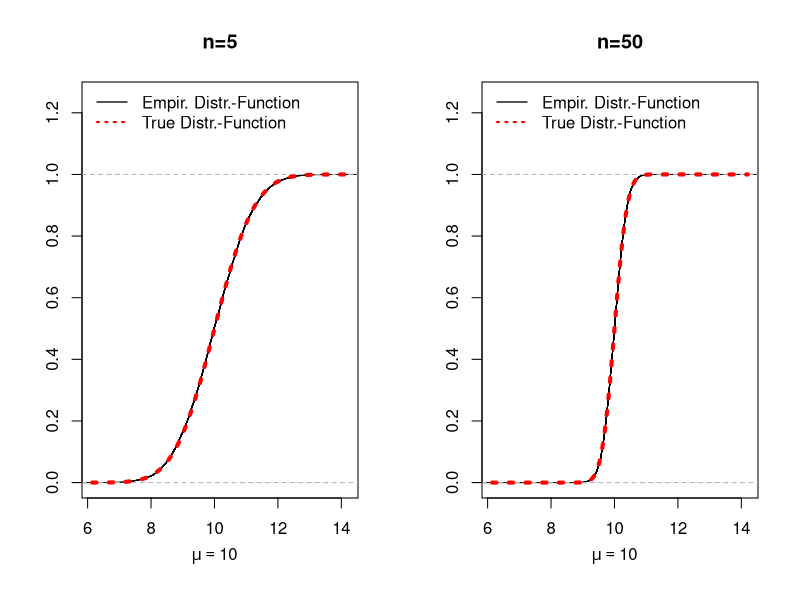
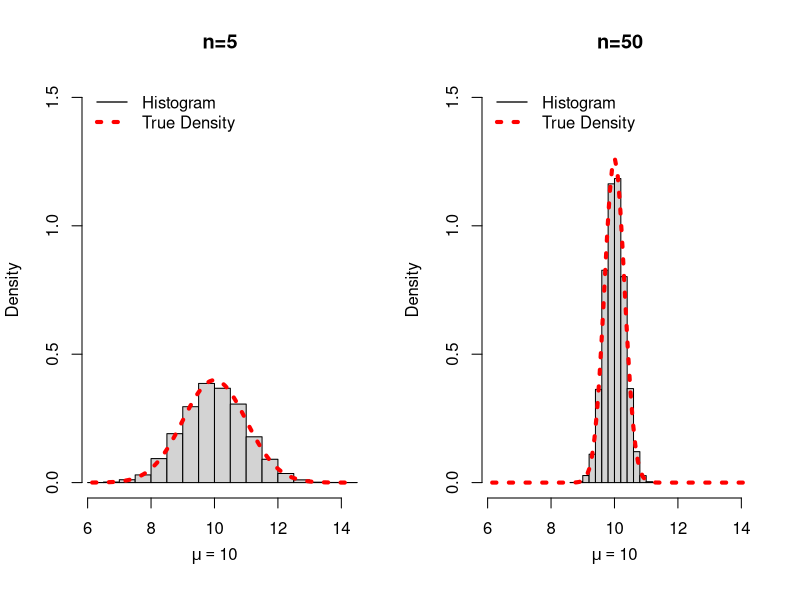

Generate these figures, in order, with R:
## ---- chunk 1
## Set seed for the random number generator to get reproducible results
set.seed(3)
## True parameter value ('theta' here 'mu')
mu            <- 10
## Number of Monte Carlo repetitions:
B             <- 10000
## Sequence of different sample sizes:
n_seq         <- c(5, 15, 50)

## Function that generates estimator realizations 
my_estimates_generator <- function(n){
  X_sample <- rnorm(n = n, mean = mu, sd = sqrt(5))
  ## compute the sample mean realization
  return(mean(X_sample))
}

estimates_mat <- cbind(
  replicate(B, my_estimates_generator(n = n_seq[1])),
  replicate(B, my_estimates_generator(n = n_seq[2])),
  replicate(B, my_estimates_generator(n = n_seq[3]))
)

## Bias of the sample mean for different sample sizes n
MC_Bias_n_seq <- apply(estimates_mat, 2, mean) - mu

## Variance of the sample mean for different sample sizes n
MC_Var_n_seq  <- apply(estimates_mat, 2, var)

## Mean squared error of the sample mean for different sample sizes n
MC_MSE_n_seq  <- apply(estimates_mat, 2, function(x){mean((x - mu)^2)})
## ---- chunk 2
#| label: tbl-mcbvmse
#| tbl-cap: Monte Carlo approximations for the true bias, true variance, and true mean squared error of sample mean.
suppressPackageStartupMessages(library("kableExtra"))
suppressPackageStartupMessages(library("tidyverse"))

MCResults <- tibble(
  "n"                  = n_seq,
  "Bias (MC-Sim) "     = round(MC_Bias_n_seq, 3),
  "Variance (MC-Sim)"  = round(MC_Var_n_seq,  2),
  "MSE (MC-Sim) "      = round(MC_MSE_n_seq,  2))
           
MCResults %>% kbl() %>%  kable_styling()
## ---- chunk 3
## True parameter value 
mu            <- 10
## Number of Monte Carlo repetitions:
B             <- 10000
## Sequence of different sample sizes:
n_seq         <- c(5, 50)


## #############################################
## 1st Coding-Possibility: Using a for() loop ##
## #############################################

## Set seed for the random number generator to get reproducible results
set.seed(3)

# Container for the generated estimates:
estimates_mat <- matrix(NA, nrow = B, ncol = length(n_seq))

for(j in 1:length(n_seq)){
  ## select the sample size
  n <- n_seq[j]
  for(b in 1:B){
    ## generate realization of the random sample 
    X_sample <- rnorm(n = n, mean = mu, sd = sqrt(5))
    ## compute the sample mean and safe it
    estimates_mat[b,j] <- mean(X_sample)
  }
}

## ############################################
## 2nd Coding-Possibility: Using replicate() ##
## ############################################

## Set seed for the random number generator to get reproducible results
set.seed(3)

## Function that generates estimator realizations 
my_estimates_generator <- function(n){
  X_sample <- rnorm(n = n, mean = mu, sd = sqrt(5))
  ## compute the sample mean realization
  return(mean(X_sample))
}

estimates_mat <- cbind(
  replicate(B, my_estimates_generator(n = n_seq[1])),
  replicate(B, my_estimates_generator(n = n_seq[2]))
)
## ---- chunk 4
#| label: fig-ecdf
#| fig-cap: "Empirical distribution functions $\\hat{F}_{X_{n},B}$ computed from the $(B=10000)$ simulated realizations $\\bar{X}_{n,1,obs},\\dots,\\bar{X}_{n,B,obs}$ and the theoretical distribution functions for $n=5,50.$ The empirical and the theoretical distribution functions match perfectly." 
library(scales)
par(mfrow=c(1,2))
plot(ecdf(estimates_mat[,1]), main="n=5", ylab="", xlab="", col = "black", xlim = range(estimates_mat[,1]), ylim=c(0,1.25))
mtext(expression(mu==10), side = 1, at = 10, line = 2.5)
curve(pnorm(x, mean=10, sd=sqrt(5/5)), add=TRUE, col="red", lty = 3, lwd=4)
legend("topleft", legend = c("Empir. Distr.-Function", "True Distr.-Function"), col = c("black", "red"), lty = c(1, 3), lwd = c(1.3, 2), bty = "n")
##      
plot(ecdf(estimates_mat[,2]), main="n=50", ylab="", xlab="", col = "black", xlim = range(estimates_mat[,1]), ylim=c(0,1.25))
mtext(expression(mu==10), side = 1, at = 10, line = 2.5)
curve(pnorm(x, mean=10, sd=sqrt(5/50)), add=TRUE, col="red", lty = 3, lwd=4)
legend("topleft", legend = c("Empir. Distr.-Function", "True Distr.-Function"), col = c("black", "red"), lty = c(1, 3), lwd = c(1.3, 2), bty = "n")
## ---- chunk 5
#| label: fig-histdensplots
#| fig-cap: "Histrograms of $(B=10000)$ simulated realizations $\\bar{X}_{n,1,obs},\\dots,\\bar{X}_{n,B,obs}$ and true density functions for $n=5,50.$ The empirical (simulation based) histrograms and the theoretical density functions match perfectly." 
library(scales)
par(mfrow=c(1,2))
hist(estimates_mat[,1], main="n=5", xlab="",  xlim = range(estimates_mat[,1]), prob = TRUE, ylim = c(0, 1.5))
mtext(expression(mu==10), side = 1, at = 10, line = 2.5)
curve(dnorm(x, mean=10, sd=sqrt(5/5)), add=TRUE, lty = 3, lwd=4, col="red")
legend("topleft", legend = c("Histogram","True Density"), 
      col = c("black", "red"), lty = c(1,3), lwd = c(1.3, 4), bty = "n")
##
hist(estimates_mat[,2], main="n=50", xlab="",  xlim = range(estimates_mat[,1]), prob = TRUE, ylim = c(0, 1.5))
mtext(expression(mu==10), side = 1, at = 10, line = 2.5)
curve(dnorm(x, mean=10, sd=sqrt(5/50)), add=TRUE, lty = 3, lwd=4, col="red")
legend("topleft", legend = c("Histogram","True Density"), 
      col = c("black", "red"), lty = c(1,3), lwd = c(1.3, 4), bty = "n")
